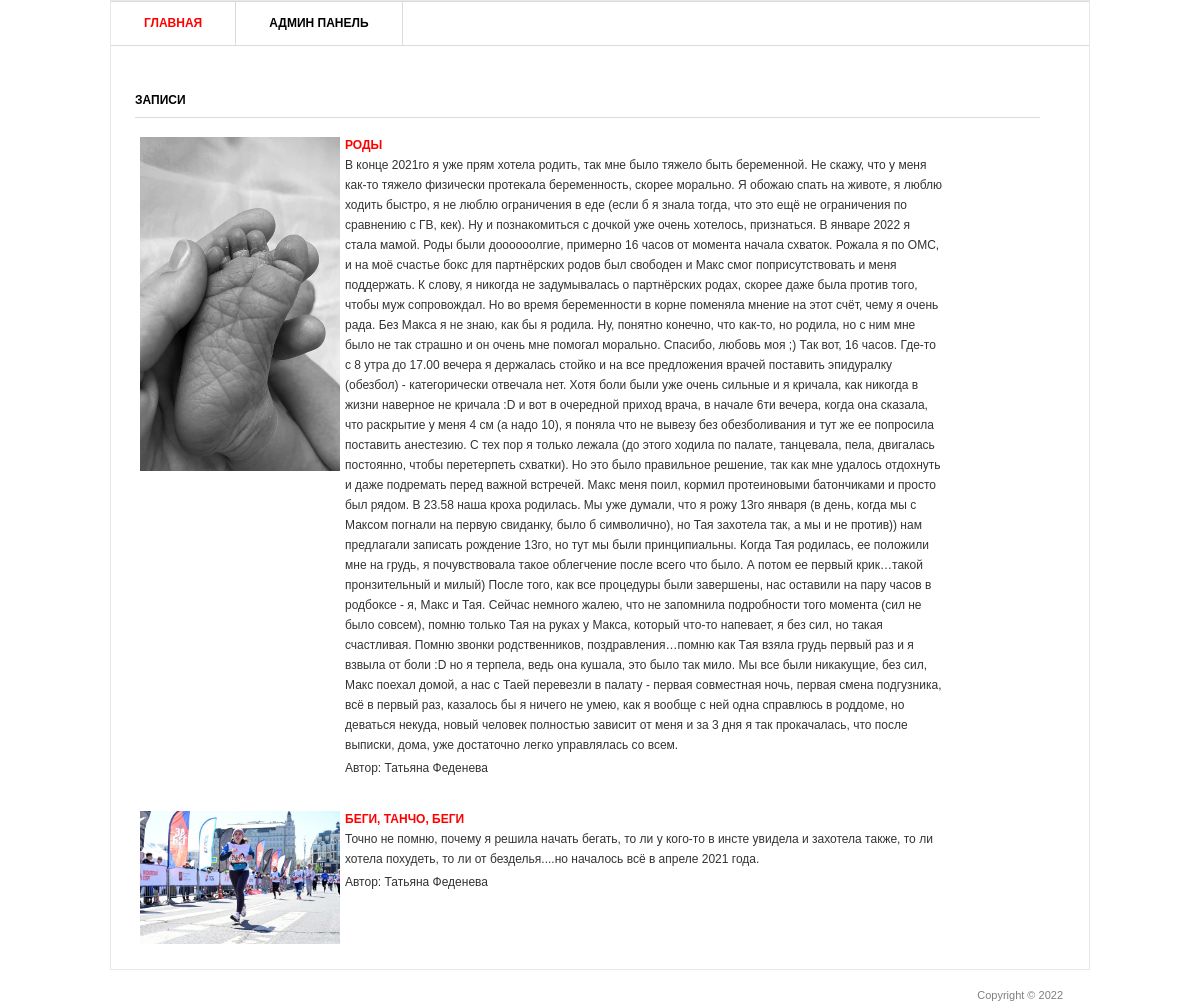
The page / on the database its author committed.
### blog/models.py (models this page shows, shortened)
class Post(models.Model):
    title = models.CharField('Заголовок записи', max_length=100)
    description = models.TextField('Текст записи')
    author = models.CharField('Имя автора', max_length=100)
    date = models.DateField('Дата публикации')
    img = models.ImageField('Изображение', upload_to='image/%Y')
    class Meta:
        verbose_name = 'Запись'
        verbose_name_plural = 'Записи'

### blog/views.py (the view)
# urls.py: urlpatterns = [path('', views.PostView.as_view()),
class PostView(View):
    def get(self, request):
        posts = Post.objects.all()
        return render(request, 'blog/blog.html', {'post_list': posts})

### templates/blog/blog.html (shortened to what this page needs)
{% load static %}
<html >
<head>
	<link rel="stylesheet" href="{% static 'css/style.css' %}" type="text/css" media="all" />
</head>
<body>
<div class="shell">
	<div class="border">
		<div id="navigation">
			<ul>
			    <li><a href="/" class="active">Главная</a></li>
			    <li><a href="/admin">Админ панель</a></li>
			</ul>
		</div>
		<div id="main">
			<div id="content" class="left">
				<div class="projects">
					<h3>Записи</h3>
					{% for post in post_list %}
					<div class="item">
						<div class="image left">
							<img src="{{ post.img.url }}" width="200px" />
						</div>
						<div class="text left">
							<h4><a href="{{ post.id }}">{{ post.title }}</a></h4>
							<p>{{ post.description }}</p>
							<p>Автор:  {{ post.author }}</p>
						</div>
					</div>
					{% endfor %}
				</div>
			</div>
		</div>
	</div>
	<div id="footer">
		<p class="copy right">Copyright &copy;  2022 </p>
	</div>
</div>
</body>
</html>

### static/css/style.css (style rules this page uses)
* { margin: 0; padding: 0; outline:0; }
body { font-size: 12px; line-height: 20px; font-family: Georgia, Arial, Helvetica, Sans-Serif; color: #333; }
a { color: #ff0000; text-decoration: none; cursor:pointer; }
.left, .alignleft { float: left; display: inline; }
.right, .alignright { float: right; display: inline; }
.shell { width: 980px; margin: 0 auto; }
.border { border: 1px solid #e8e8e8; background: #fff; position: relative; }
#navigation { height: 43px; border-top: 1px solid #dbdbdb; border-bottom: 1px solid #dbdbdb; }
#navigation ul { list-style: none; }
#navigation ul li { float: left; height: 43px; border-right: 1px solid #dbdbdb; font-size: 12px; line-height: 43px; font-weight: bold; text-transform: uppercase; }
#navigation ul li a { float: left; height: 43px; color: #000; padding: 0 33px; }
#navigation ul li a:hover, #navigation ul li a.active { color: #ff0000; text-decoration: none; }
#main { width: 932px; padding: 37px 24px 17px 24px; }
#main h3 { font-size: 12px; line-height: 15px; color: #000; text-transform: uppercase; border-bottom: 1px solid #dbdbdb; padding: 0 0 9px 0; }
#content { width: 905px; }
.projects { padding: 10px 0 0 0; }
.projects h3 { margin: 0 0 17px 0; }
.projects .item { margin: 0 0 28px 0; }
.projects .image { width: 183px; height: 111px; border: 0px solid #dbdbdb; padding: 2px; margin: 0 20px 0 3px; }
.projects .text { width: 600px; }
.projects .text h4 { font-size: 12px; line-height: 15px; color: #333; text-transform: uppercase; padding: 3px 0 2px 0; }
.projects .text p { padding: 0 0 3px 0; }
#footer { font-family: Arial, sans-serif; font-size: 11px; line-height: 14px; color: #7f7f7f; padding: 18px 27px 20px 38px; }

### rows shown on the page
Post: img (picture), title "РОДЫ", description "В конце 2021го я уже прям хотела родить, так мне было тяжело быть беременной. Не скажу, что у меня как-то тяжело физически протекала беременность, скорее морально. Я обожаю спать на животе, я люблю ходить быстро, я не люблю ограничения в еде (если б я знала тогда, что это ещё не ограничения по сравнению с ГВ, кек). Ну и познакомиться с дочкой уже очень хотелось, признаться. В январе 2022 я стала мамой. Роды были доооооолгие, примерно 16 часов от момента начала схваток. Рожала я по ОМС, и на моё счастье бокс для партнёрских родов был свободен и Макс смог поприсутствовать и меня поддержать. К слову, я никогда не задумывалась о партнёрских родах, скорее даже была против того, чтобы муж…", author "Татьяна Феденева"
Post: img (picture), title "БЕГИ, ТАНЧО, БЕГИ", description "Точно не помню, почему я решила начать бегать, то ли у кого-то в инсте увидела и захотела также, то ли хотела похудеть, то ли от безделья....но началось всё в апреле 2021 года.", author "Татьяна Феденева"
